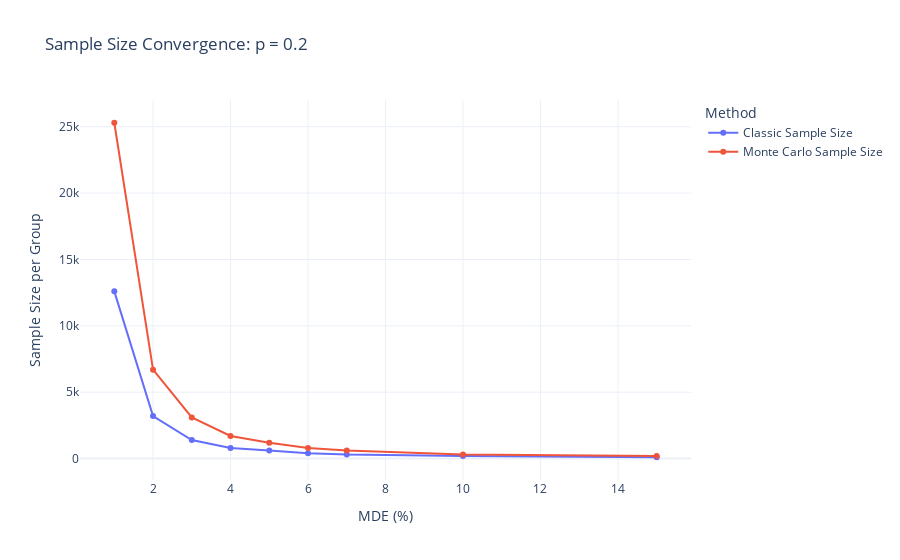
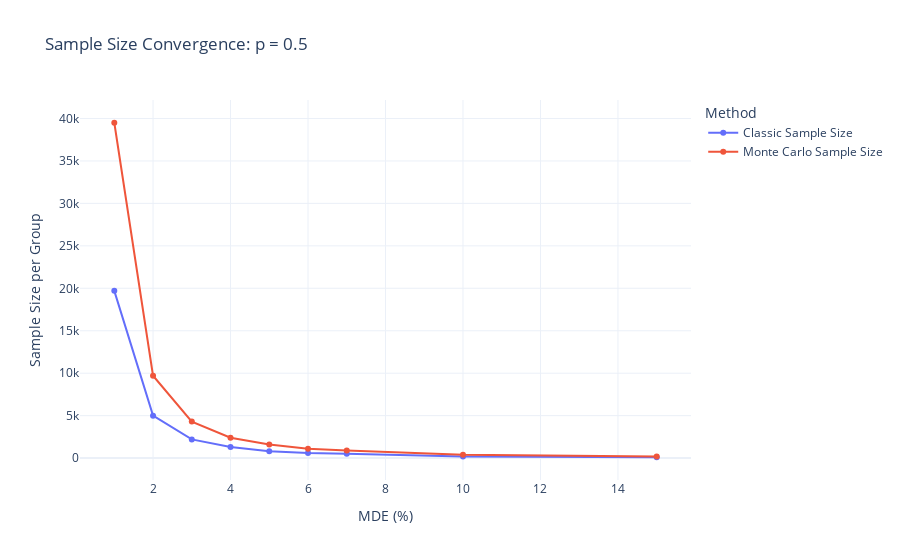

The code cell stored with these charts, in order, in its notebook:
### Code cell
def calculate_sample_size_classic(power, alpha, p, mde):
    """
    Calculates the sample size using the classical formula.
    """
    z_alpha = norm.ppf(1 - alpha / 2)
    z_beta = norm.ppf(power)
    pooled_variance = p * (1 - p)
    sample_size = ((z_alpha + z_beta)**2 * pooled_variance) / (mde**2)
    return int(np.ceil(sample_size / 100.0) * 100)  # Round up to the nearest 100

def simulate_single_run(p, mde, sample_size, alpha):
    """
    Simulates a single A/B test run.
    """
    group_a = np.random.binomial(1, p, sample_size)
    group_b = np.random.binomial(1, p + mde, sample_size)

    mean_a = np.mean(group_a)
    mean_b = np.mean(group_b)

    pooled_std = np.sqrt(((mean_a * (1 - mean_a)) + (mean_b * (1 - mean_b))) / sample_size)
    z_score = (mean_b - mean_a) / pooled_std

    critical_value = norm.ppf(1 - alpha / 2)
    return abs(z_score) > critical_value

def simulate_ab_test_monte_carlo_parallel(p, mde, sample_size, n_simulations, alpha=0.05):
    """
    Simulates A/B testing using Monte Carlo with parallelization.
    """
    results = Parallel(n_jobs=-1)(
        delayed(simulate_single_run)(p, mde, sample_size, alpha) for _ in range(n_simulations)
    )
    return np.mean(results)

def compare_sample_size_methods(p_values, mde_values, power, alpha, n_simulations):
    """
    Compares classical formula sample size calculation with Monte Carlo method across multiple baselines.
    """
    results = {}
    table_rows = []

    for p in tqdm(p_values, desc="Processing Baseline p Values"):
        results[p] = []

        for mde in tqdm(mde_values, desc=f"Processing MDE for p = {p}", leave=False):
            # Classic method
            classic_sample_size = calculate_sample_size_classic(power, alpha, p, mde)

            # Monte Carlo method
            monte_carlo_sample_size = None
            for sample_size in range(100, 50000, 100):
                power_estimated = simulate_ab_test_monte_carlo_parallel(p, mde, sample_size, n_simulations, alpha)
                if power_estimated >= power:
                    monte_carlo_sample_size = sample_size
                    break

            # Calculate absolute difference
            if monte_carlo_sample_size:
                difference_absolute = abs(monte_carlo_sample_size - classic_sample_size)
            else:
                difference_absolute = None

            results[p].append((mde, classic_sample_size, monte_carlo_sample_size))
            table_rows.append({
                "Baseline p": p,
                "MDE (%)": mde * 100,
                "Classic Sample Size": classic_sample_size,
                "Monte Carlo Sample Size": monte_carlo_sample_size,
                "Difference (Absolute)": difference_absolute
            })

        # Visualization for convergence of sample sizes
        mde_percent = [mde * 100 for mde, _, _ in results[p]]
        classic_sizes = [classic for _, classic, _ in results[p]]
        monte_carlo_sizes = [mc if mc is not None else 0 for _, _, mc in results[p]]

        fig = go.Figure()
        fig.add_trace(go.Scatter(x=mde_percent, y=classic_sizes, mode='lines+markers', name='Classic Sample Size'))
        fig.add_trace(go.Scatter(x=mde_percent, y=monte_carlo_sizes, mode='lines+markers', name='Monte Carlo Sample Size'))
        fig.update_layout(
            title=f'Sample Size Convergence: p = {p}',
            xaxis_title='MDE (%)',
            yaxis_title='Sample Size per Group',
            legend_title='Method',
            template='plotly_white'
        )
        fig.show()

    # Tabular results using pandas
    df_results = pd.DataFrame(table_rows)
    print("\nSummary Table:\n")
    print(df_results)

# Input params
alpha = 0.05
p_values = [0.2, 0.5]  # Different baseline conversion rates
mde_values = [0.01, 0.02, 0.03, 0.04, 0.05, 0.06, 0.07, .1 , 0.15]  # Minimum detectable effects
power = 0.8  # Statistical power
n_simulations = 5000  # Number of simulations

compare_sample_size_methods(p_values, mde_values, power, alpha, n_simulations)

### Figure 1 — Plotly figure (JSON) as saved in the notebook; plotly's stock layout.template omitted (floating-point values rounded to 4 significant figures)
{"data": [{"mode": "lines+markers", "name": "Classic Sample Size", "type": "scatter", "x": [1, 2, 3, 4, 5, 6, 7.0, 10, 15], "y": [12600, 3200, 1400, 800, 600, 400, 300, 200, 100]}, {"mode": "lines+markers", "name": "Monte Carlo Sample Size", "type": "scatter", "x": [1, 2, 3, 4, 5, 6, 7.0, 10, 15], "y": [25300, 6700, 3100, 1700, 1200, 800, 600, 300, 200]}], "layout": {"legend": {"title": {"text": "Method"}}, "title": {"text": "Sample Size Convergence: p = 0.2"}, "xaxis": {"title": {"text": "MDE (%)"}}, "yaxis": {"title": {"text": "Sample Size per Group"}}}}

### Figure 2 — Plotly figure (JSON) as saved in the notebook; plotly's stock layout.template omitted (floating-point values rounded to 4 significant figures)
{"data": [{"mode": "lines+markers", "name": "Classic Sample Size", "type": "scatter", "x": [1, 2, 3, 4, 5, 6, 7.0, 10, 15], "y": [19700, 5000, 2200, 1300, 800, 600, 500, 200, 100]}, {"mode": "lines+markers", "name": "Monte Carlo Sample Size", "type": "scatter", "x": [1, 2, 3, 4, 5, 6, 7.0, 10, 15], "y": [39500, 9700, 4300, 2400, 1600, 1100, 900, 400, 200]}], "layout": {"legend": {"title": {"text": "Method"}}, "title": {"text": "Sample Size Convergence: p = 0.5"}, "xaxis": {"title": {"text": "MDE (%)"}}, "yaxis": {"title": {"text": "Sample Size per Group"}}}}
